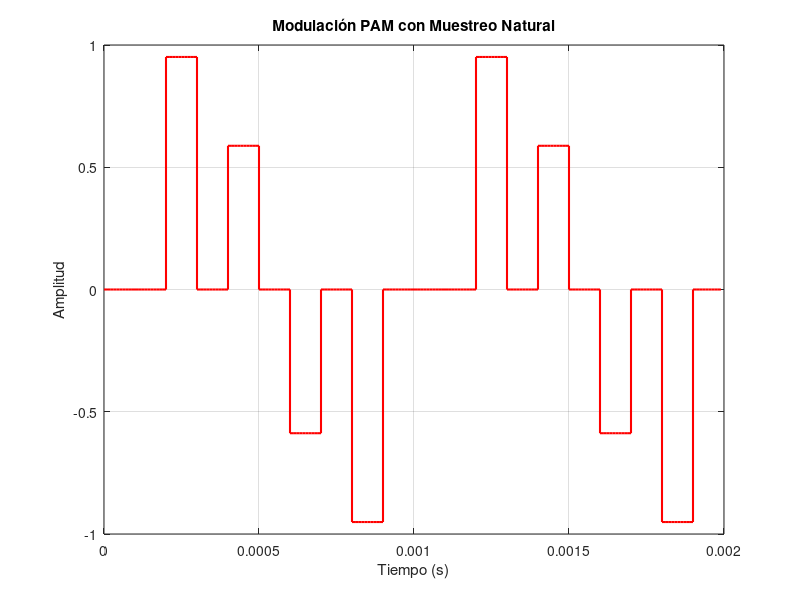

Source code (MATLAB):
clc;
clear;
close all;

% Parámetros
fm = 100000;    % Frecuencia de muestreo de la señal original (Hz)
tm = 1/fm;      % Periodo de muestreo
ls = 200;       % Número de muestras
f_c = 1000;     % Frecuencia de la señal moduladora (Hz)

% Vector de tiempo
t = (0:ls-1) * tm;

% Señal moduladora (sinusoidal)
m_t = sin(2 * pi * f_c * t);

% Parámetros de muestreo PAM
fs = 5000;      % Frecuencia de muestreo PAM (Hz)
ts = 1/fs;      % Periodo de muestreo PAM
tau = 0.5 * ts; % Duración del pulso (mitad del periodo)
duty_cycle = tau / ts; % Ciclo de trabajo

% Muestreo PAM (natural)
samples_idx = 1:round(ts/tm):length(t); % Índices de muestreo
pam_signal = zeros(size(m_t));

for i = 1:length(samples_idx)
    idx = samples_idx(i);
    if idx + round(duty_cycle * ts / tm) - 1 <= length(m_t)
        pam_signal(idx:idx + round(duty_cycle * ts / tm) - 1) = m_t(idx);
    end
end

% Gráfica (solo la línea roja de PAM)
figure;
stairs(t, pam_signal, 'r', 'LineWidth', 1.5); % PAM en rojo
xlabel('Tiempo (s)');
ylabel('Amplitud');
title('Modulación PAM con Muestreo Natural');
grid on;
